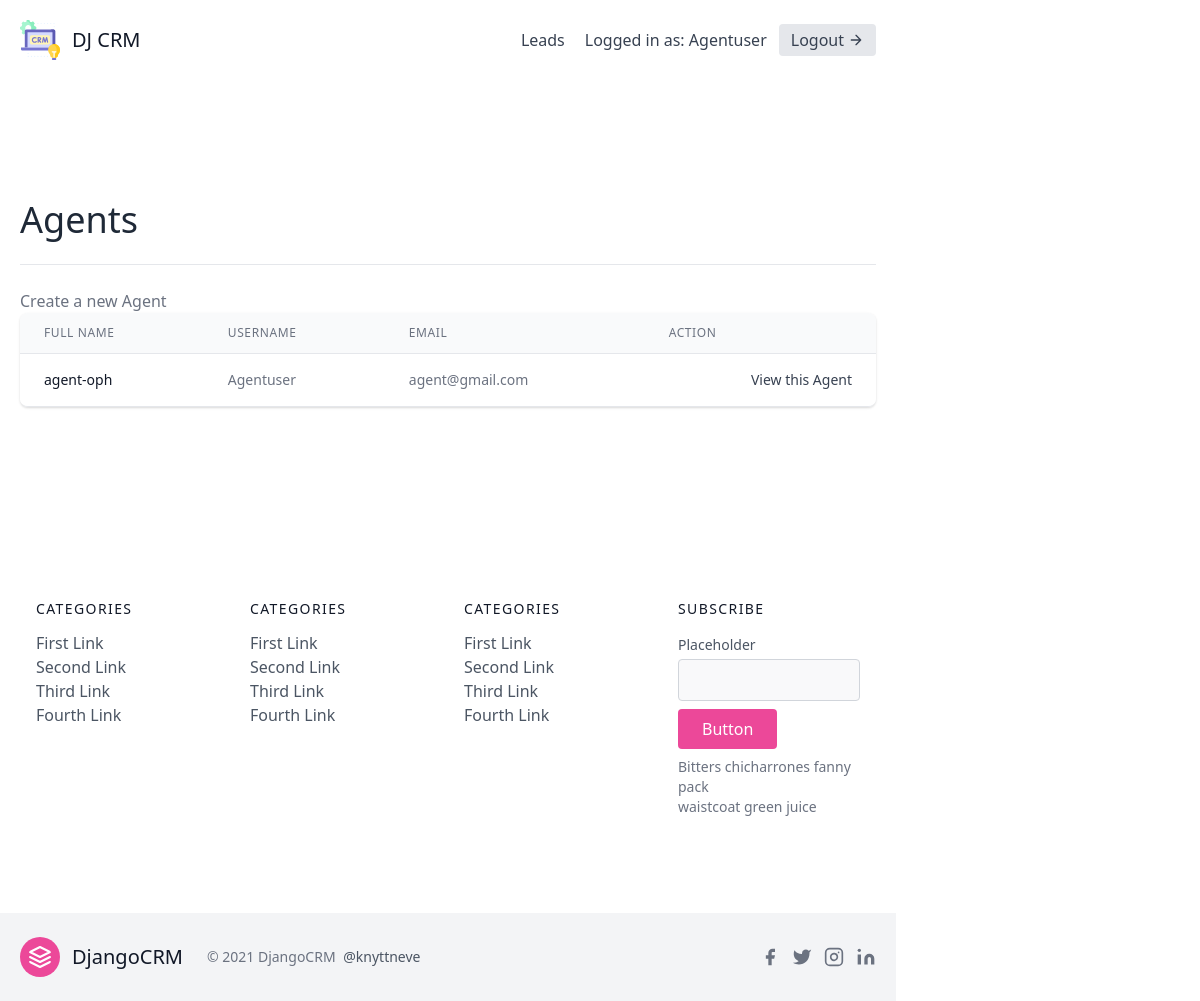
Screenshot of /agents/ (signed in) with the database file from the repository.
### leads/models.py (models this page shows, shortened)
class User(AbstractUser):
    is_organisor = models.BooleanField(default=True)
    is_agent = models.BooleanField(default=False)

class Agent(models.Model):
    user = models.OneToOneField(User, on_delete=models.CASCADE)
    organisation = models.ForeignKey(UserProfile, on_delete=models.CASCADE, null=True, blank=True)
    name = models.CharField(max_length=255)

### agents/views.py (the view)
# urls.py: path('', AgentListView.as_view(), name='agent-list'),
class AgentListView(OrganisorAndLoginRequiredMixin, generic.ListView):
    template_name = "agents/agent_list.html"
    def get_queryset(self):
        organisation= self.request.user.userprofile
        return Agent.objects.filter(organisation=organisation)

### agents/mixins.py (called while the page is built)
    def dispatch(self, request, *args, **kwargs):
        if not request.user.is_authenticated or request.user.is_organisor:
            return redirect("leads:lead-list")
        return super().dispatch(request,*args,**kwargs)

### agents/templates/agents/agent_list.html (shortened to what this page needs)
{% extends "base.html" %}
{% block content %}
    <section class="text-gray-700 body-font">
        <div class="container px-5 py-24 mx-auto flex flex-wrap">
            <div class="w-full mb-6 py-6 flex justify-between items-center border-b border-gray-200">
                <div>
                    <h1 class="text-4xl text-gray-800">Agents</h1>
                </div>
            </div>
            <div>
                <a class="text-gray-500 hover:text-blue-500 " href="{% url 'agents:agent-create' %}">Create a new Agent</a>
              </div>
            <div class="flex flex-col w-full">
                <div class="-my-2 overflow-x-auto sm:-mx-6 lg:-mx-8">
                <div class="py-2 align-middle inline-block min-w-full sm:px-6 lg:px-8">
                    <div class="shadow overflow-hidden border-b border-gray-200 sm:rounded-lg">
                    <table class="min-w-full divide-y divide-gray-200">
                        <thead class="bg-gray-50">
                            <tr>
                                <th scope="col" class="px-6 py-3 text-left text-xs font-medium text-gray-500 uppercase tracking-wider">
                                Full Name
                                </th>
                                <th scope="col" class="px-6 py-3 text-left text-xs font-medium text-gray-500 uppercase tracking-wider">
                                Username
                                </th>
                                <th scope="col" class="px-6 py-3 text-left text-xs font-medium text-gray-500 uppercase tracking-wider">
                                    Email
                                </th>
                                <th scope="col" class="px-6 py-3 text-left text-xs font-medium text-gray-500 uppercase tracking-wider">
                                    Action
                                </th>
                            </tr>
                        </thead>
                        <tbody>
                            {% for agent in object_list %}
                                <tr class="bg-white">
                                    <td class="px-6 py-4 whitespace-nowrap text-sm font-medium text-gray-900">
                                        {{ agent.user.first_name }} {{ agent.user.last_name }}
                                    </td>
                                    <td class="px-6 py-4 whitespace-nowrap text-sm text-gray-500">
                                        {{ agent.user.username }}
                                    </td>
                                    <td class="px-6 py-4 whitespace-nowrap text-sm text-gray-500">
                                        {{ agent.user.email }}
                                    </td>
                                    <td class="px-6 py-4 whitespace-nowrap text-right text-sm font-medium">
                                         <a href="{% url 'agents:agent-detail' agent.pk %}">View this Agent</a>
                                    </td>
                                </tr>
                            {% endfor %}
                        </tbody>
                    </table>
                    </div>
                </div>
                </div>
            </div>
        </div>
      </section>
{% endblock content %}

### templates/navbar.html (shortened to what this page needs)
<header class="text-gray-700 body-font">
  <div class="container mx-auto flex flex-wrap p-5 flex-col md:flex-row items-center">
    <a href="#" class="flex title-font font-medium items-center text-gray-900 mb-4 md:mb-0">
      <span class="ml-3 text-xl">DJ CRM</span>
    </a>
    <nav class="md:ml-auto flex flex-wrap items-center text-base justify-center">
      {% if not request.user.is_authenticated %}
        <a href="{% url 'signup' %}" class="mr-5 hover:text-gray-900">Signup</a>
      {% else %}
        <a href="{% url 'leads:lead-list' %}" class="mr-5 hover:text-gray-900">Leads</a>
      {% endif %}
    </nav>
    {% if request.user.is_authenticated %}
      Logged in as: {{ request.user.username }}
      <a href="{% url 'logout' %}" class="ml-3 inline-flex items-center bg-gray-200 border-0 py-1 px-3 focus:outline-none hover:bg-gray-300 rounded text-base mt-4 md:mt-0">
        Logout
          <svg fill="none" stroke="currentColor" stroke-linecap="round" stroke-linejoin="round" stroke-width="2" class="w-4 h-4 ml-1" viewBox="0 0 24 24">
              <path d="M5 12h14M12 5l7 7-7 7"></path>
          </svg>
      </a>
    {% endif %}
  </div>
</header>

### rows the page displays
User: user.username "Agentuser"
Agent: user.first_name "agent-oph", user.username "Agentuser", user.email "agent@gmail.com"
